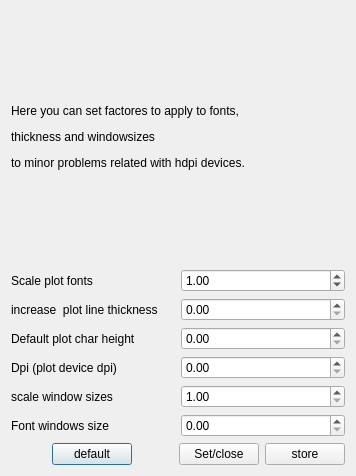
<?xml version="1.0" encoding="UTF-8"?>
<ui version="4.0">
 <class>Hdpifactores</class>
 <widget class="QDialog" name="Hdpifactores">
  <property name="geometry">
   <rect>
    <x>0</x>
    <y>0</y>
    <width>356</width>
    <height>476</height>
   </rect>
  </property>
  <property name="windowTitle">
   <string>Set factores for windowws size and fonts</string>
  </property>
  <property name="windowIcon">
   <iconset resource="../Ressources.qrc">
    <normaloff>:/Icons/Icons/Gruunge-Halftone1--Arvin61r58.svg</normaloff>:/Icons/Icons/Gruunge-Halftone1--Arvin61r58.svg</iconset>
  </property>
  <layout class="QGridLayout" name="gridLayout">
   <item row="0" column="0">
    <layout class="QVBoxLayout" name="verticalLayout">
     <item>
      <widget class="QLabel" name="label">
       <property name="text">
        <string>&lt;html&gt;&lt;head/&gt;&lt;body&gt;&lt;p align=&quot;justify&quot;&gt;Here you can set factores to apply to fonts,&lt;/p&gt;&lt;p align=&quot;justify&quot;&gt; thickness and windowsizes &lt;/p&gt;&lt;p align=&quot;justify&quot;&gt;to minor problems related with hdpi devices. &lt;/p&gt;&lt;/body&gt;&lt;/html&gt;</string>
       </property>
      </widget>
     </item>
     <item>
      <layout class="QHBoxLayout" name="horizontalLayout">
       <item>
        <widget class="QLabel" name="label_2">
         <property name="text">
          <string>Scale plot fonts</string>
         </property>
        </widget>
       </item>
       <item>
        <widget class="QDoubleSpinBox" name="scalefonts">
         <property name="singleStep">
          <double>0.100000000000000</double>
         </property>
         <property name="value">
          <double>1.000000000000000</double>
         </property>
        </widget>
       </item>
      </layout>
     </item>
     <item>
      <layout class="QHBoxLayout" name="horizontalLayout_2">
       <item>
        <widget class="QLabel" name="label_3">
         <property name="text">
          <string>increase  plot line thickness</string>
         </property>
        </widget>
       </item>
       <item>
        <widget class="QDoubleSpinBox" name="scalethick">
         <property name="singleStep">
          <double>1.000000000000000</double>
         </property>
         <property name="value">
          <double>0.000000000000000</double>
         </property>
        </widget>
       </item>
      </layout>
     </item>
     <item>
      <layout class="QHBoxLayout" name="horizontalLayout_5">
       <item>
        <widget class="QLabel" name="label_5">
         <property name="text">
          <string>Default plot char height</string>
         </property>
        </widget>
       </item>
       <item>
        <widget class="QDoubleSpinBox" name="charheight">
         <property name="minimum">
          <double>0.000000000000000</double>
         </property>
         <property name="singleStep">
          <double>1.000000000000000</double>
         </property>
         <property name="value">
          <double>0.000000000000000</double>
         </property>
        </widget>
       </item>
      </layout>
     </item>
     <item>
      <layout class="QHBoxLayout" name="horizontalLayout_6">
       <item>
        <widget class="QLabel" name="label_6">
         <property name="text">
          <string>Dpi (plot device dpi)</string>
         </property>
        </widget>
       </item>
       <item>
        <widget class="QDoubleSpinBox" name="dpi">
         <property name="minimum">
          <double>0.000000000000000</double>
         </property>
         <property name="maximum">
          <double>5000000.000000000000000</double>
         </property>
         <property name="singleStep">
          <double>90.000000000000000</double>
         </property>
         <property name="value">
          <double>0.000000000000000</double>
         </property>
        </widget>
       </item>
      </layout>
     </item>
     <item>
      <layout class="QHBoxLayout" name="horizontalLayout_3">
       <item>
        <widget class="QLabel" name="label_4">
         <property name="text">
          <string>scale window sizes</string>
         </property>
        </widget>
       </item>
       <item>
        <widget class="QDoubleSpinBox" name="scalewindows">
         <property name="minimum">
          <double>1.000000000000000</double>
         </property>
         <property name="singleStep">
          <double>0.100000000000000</double>
         </property>
         <property name="value">
          <double>1.000000000000000</double>
         </property>
        </widget>
       </item>
      </layout>
     </item>
     <item>
      <layout class="QHBoxLayout" name="horizontalLayout_7">
       <item>
        <widget class="QLabel" name="label_7">
         <property name="text">
          <string>Font windows size </string>
         </property>
        </widget>
       </item>
       <item>
        <widget class="QDoubleSpinBox" name="wfontsize">
         <property name="maximum">
          <double>100.000000000000000</double>
         </property>
        </widget>
       </item>
      </layout>
     </item>
     <item>
      <layout class="QHBoxLayout" name="horizontalLayout_4">
       <item>
        <spacer name="horizontalSpacer">
         <property name="orientation">
          <enum>Qt::Horizontal</enum>
         </property>
         <property name="sizeHint" stdset="0">
          <size>
           <width>40</width>
           <height>20</height>
          </size>
         </property>
        </spacer>
       </item>
       <item>
        <widget class="QPushButton" name="refresh">
         <property name="text">
          <string>default</string>
         </property>
         <property name="icon">
          <iconset resource="../Ressources.qrc">
           <normaloff>:/Icons/Icons/refresh.svg</normaloff>:/Icons/Icons/refresh.svg</iconset>
         </property>
        </widget>
       </item>
       <item>
        <spacer name="horizontalSpacer_2">
         <property name="orientation">
          <enum>Qt::Horizontal</enum>
         </property>
         <property name="sizeHint" stdset="0">
          <size>
           <width>40</width>
           <height>20</height>
          </size>
         </property>
        </spacer>
       </item>
       <item>
        <widget class="QPushButton" name="set">
         <property name="text">
          <string>Set/close</string>
         </property>
         <property name="icon">
          <iconset resource="../Ressources.qrc">
           <normaloff>:/Icons/Icons/check46.svg</normaloff>:/Icons/Icons/check46.svg</iconset>
         </property>
        </widget>
       </item>
       <item>
        <widget class="QPushButton" name="store">
         <property name="text">
          <string>store</string>
         </property>
         <property name="icon">
          <iconset resource="../Ressources.qrc">
           <normaloff>:/Icons/Icons/floppy1.svg</normaloff>:/Icons/Icons/floppy1.svg</iconset>
         </property>
        </widget>
       </item>
      </layout>
     </item>
    </layout>
   </item>
  </layout>
 </widget>
 <resources>
  <include location="../Ressources.qrc"/>
 </resources>
 <connections/>
</ui>
